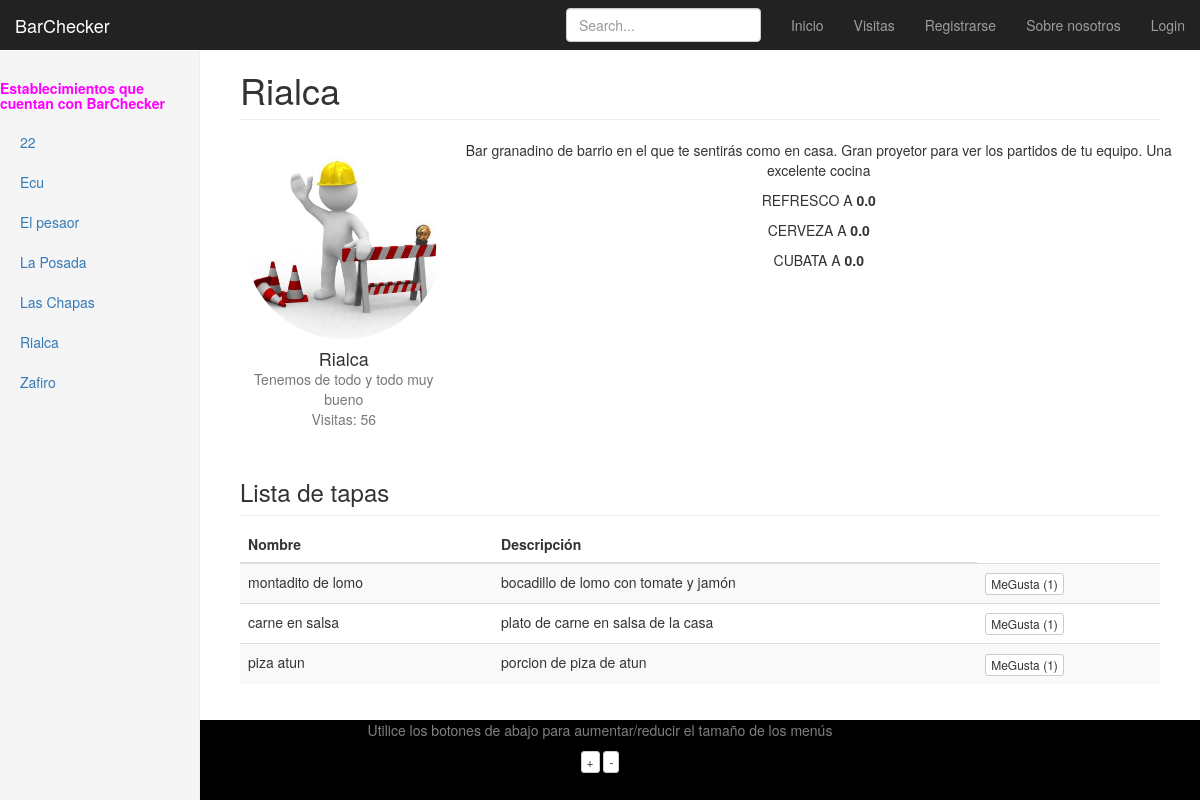
The page /Bares/bar/rialca on the database its author committed.
### Bares/models.py (models this page shows, shortened)
class Bar(models.Model):
    nombre = models.CharField(max_length=128, unique=True)
    lema = models.CharField(max_length=140)
    descripcion = models.TextField()
    direccion = models.CharField(max_length=192)
    visitas = models.IntegerField(default=0)
    slug = models.SlugField()
    logo = models.ImageField(upload_to='logos', blank=True)
    precio_refresco = models.DecimalField(default=0, max_digits=3, decimal_places=1)
    precio_cerveza = models.DecimalField(default=0, max_digits=3, decimal_places=1)
    precio_cubata = models.DecimalField(default=0, max_digits=3, decimal_places=1)
    def save(self, *args, **kwargs):
        self.slug = slugify(self.nombre)
        super(Bar, self).save(*args, **kwargs)

class Tapa(models.Model):
    nombrebar = models.ForeignKey(Bar) #nombre del bar, que es clave externa
    titulo = models.CharField(max_length=128)
    descripcion = models.CharField(max_length=256)
    megustas = models.IntegerField(default=0)

### Bares/views.py (the view)
# urls.py: url(r'^bar/(?P<bar_name_slug>\S+)$', views.bar, name='bar'),
def bar(request, bar_name_slug):
    context_dict = {}
    lista_bares = Bar.objects.order_by('nombre')
    context_dict = {'bares':lista_bares}
    bar = Bar.objects.get(slug = bar_name_slug)
    print bar.nombre
    print "LOGO DEL BAR" + bar.logo.name
    if bar:
        context_dict['bar'] = bar
        bar.visitas += 1
        bar.save()
        tapas = Tapa.objects.filter(nombrebar = bar)
        context_dict['tapas'] = tapas
    return render(request, 'Bares/bar.html', context_dict)

### templates/Bares/bar.html (shortened to what this page needs)
{% extends "base.html" %}
{% block ListaBares %}
	{% if bares %}
		{% for bar in bares %}
			<li><a href="/Bares/bar/{{ bar.slug }}"> {{ bar.nombre }}</a></li>
		{% endfor %}
	{% else %}
		<strong>No hay bares.</strong>
	{% endif %}
{% endblock %}
{% block Cuerpo %}
	<h1 class="page-header">{{ bar.nombre }}</h1>
	<div class="row placeholders">
		<div class="col-xs-6 col-sm-3 placeholder">
            <img src="/static/Bares/logos/building.jpg" class="img-responsive" alt="Generic placeholder thumbnail" height="200" width="200">
            <h4>{{ bar.nombre }}</h4>
            <span class="text-muted">{{bar.lema}}</span>
            <br/>
            <span class="text-muted">Visitas: {{bar.visitas}}</span>
		</div>
		<p>
		{{ bar.descripcion }}
		</p>
        <p>REFRESCO A <strong>{{bar.precio_refresco}}</strong></p>
        <p>CERVEZA  A <strong>{{bar.precio_cerveza}}</strong></p>
        <p>CUBATA   A <strong>{{bar.precio_cubata}}</strong></p>
        {% load easy_maps_tags %}
</div>
	<h3 class="sub-header">Lista de tapas</h3>
	<div class="table-responsive">
		<table class="table table-striped">
			<thead>
				<tr>
					<th>Nombre</th>
					<th>Descripción</th>
				</tr>
			</thead>
			<tbody>
				{% if tapas %}
    				{% for tapa in tapas %}
        				<tr>
            				<td>{{tapa.titulo}}</td>
            				<td>{{tapa.descripcion}}</td>
                            <td><button class="btn btn-default btn-xs" onclick="meGustalaTapa('{{tapa.titulo}}','{{bar.slug}}')"> MeGusta ({{tapa.megustas}})</button></td>
        				</tr>
    				{% endfor %}
			    {% else %}
			        <strong>No hay tapas que mostrar.</strong>
			    {% endif %}
			</tbody>
		</table>
	</div>
{% endblock %}

### static/dashboard.css (style rules this page uses)
body { padding-top: 50px; }
.sub-header { padding-bottom: 10px; border-bottom: 1px solid #eee; }
.nav-sidebar > li > a { padding-right: 20px; padding-left: 20px; }
.main .page-header { margin-top: 0; }
.placeholders { margin-bottom: 30px; text-align: center; }
.placeholders h4 { margin-bottom: 0; }
.placeholder { margin-bottom: 20px; }
.placeholder img { display: inline-block; border-radius: 50%; }

### rows shown on the page
Bar: nombre "22"
Bar: nombre "Ecu"
Bar: nombre "El pesaor"
Bar: nombre "La Posada"
Bar: nombre "Las Chapas"
Bar: nombre "Rialca", lema "Tenemos de todo y todo muy bueno", visitas "56", descripcion "Bar granadino de barrio en el que te sentirás como en casa. Gran proyetor para ver los partidos de tu equipo. Una excelente cocina", precio_refresco "0.0", precio_cerveza "0.0", precio_cubata "0.0"
Bar: nombre "Zafiro"
Tapa: titulo "montadito de lomo", descripcion "bocadillo de lomo con tomate y jamón", megustas "1"
Tapa: titulo "carne en salsa", descripcion "plato de carne en salsa de la casa", megustas "1"
Tapa: titulo "piza atun", descripcion "porcion de piza de atun", megustas "1"
